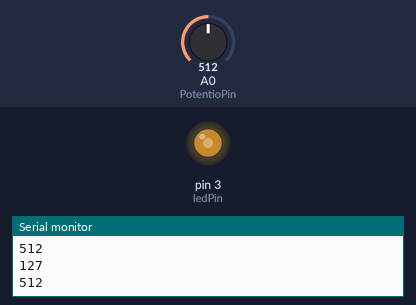
Recording of a sketch running on a simulated Arduino Uno, built with avr-gcc and run on an emulated ATmega328P. On the bench: output pins drawn as LEDs (lit = HIGH), the last lines printed to the serial monitor. Inputs (shaded band) come from the test bench; at power-on: A0 (PotentioPin) = 512.

Above: at 1.2 s.
1.3 s: A0 (PotentioPin) set to 716
At 2.3 s:
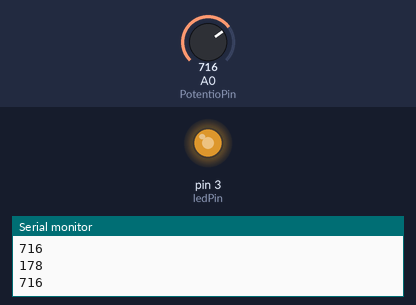
2.8 s: A0 (PotentioPin) set to 900
At 3.4 s:
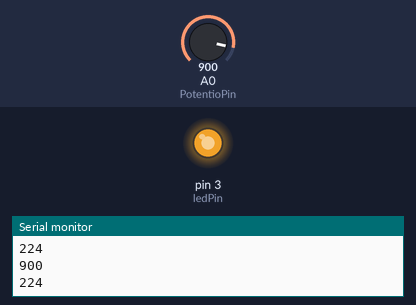
4.3 s: A0 (PotentioPin) set to 122
At 5.5 s:
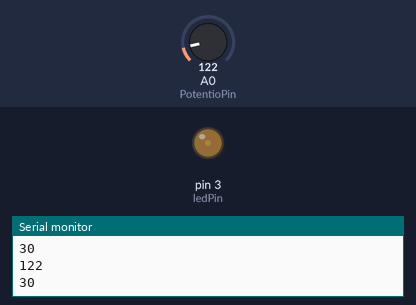
5.8 s: A0 (PotentioPin) set to 0
At 6.9 s:
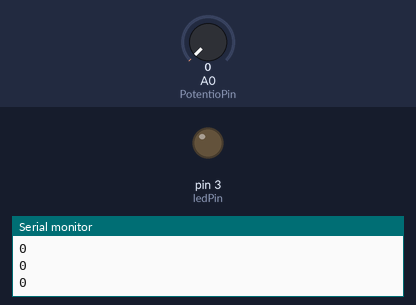
7.3 s: A0 (PotentioPin) set to 511
At 8.1 s:
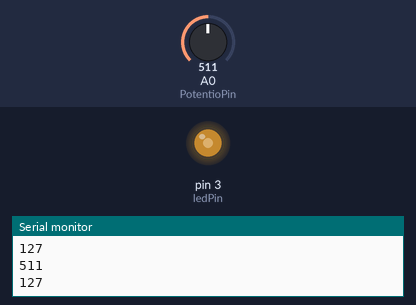
Timing chart, 0 to 9.8 s (numbered marks = the images above; inputs shaded):
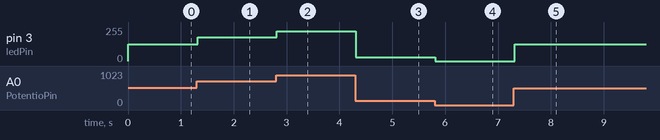

The sketch:

proj1.ino
```cpp
//Abraham Mendoza
int PotentioPin = 0;//potentiometer pin A0

int ledPin = 3;//LED pin ~3

int inputVal = 0;//Stores the val from pin A0 from 0-1023

int outputVal = 0;//Stores the output of A0 from 0-255

void setup(){
  pinMode(PotentioPin,INPUT);

  pinMode(ledPin,OUTPUT);

  Serial.begin(9600);//set the serial communication baudrate as 9600
}

void loop(){
  inputVal = analogRead(PotentioPin);//Read val from the potentiometer

  Serial.println(inputVal); //print the input val

  outputVal = map(inputVal, 0, 1023, 0, 255); //Converts val 0-1023  to val 0-255

  Serial.println(outputVal); //print the output val

  analogWrite(ledPin, outputVal); //Turns led on with the coresponding output val from 0-255
}
```

Measured:
- after the input at 1.3 s, pin 3 (ledPin): 127/255 → 178/255 at once
- after the input at 2.8 s, pin 3 (ledPin): 178/255 → 224/255 at once
- after the input at 4.3 s, pin 3 (ledPin): 224/255 → 30/255 at once
- after the input at 5.8 s, pin 3 (ledPin): 30/255 → 0/255 at once
- after the input at 7.3 s, pin 3 (ledPin): 0/255 → 127/255 at once
